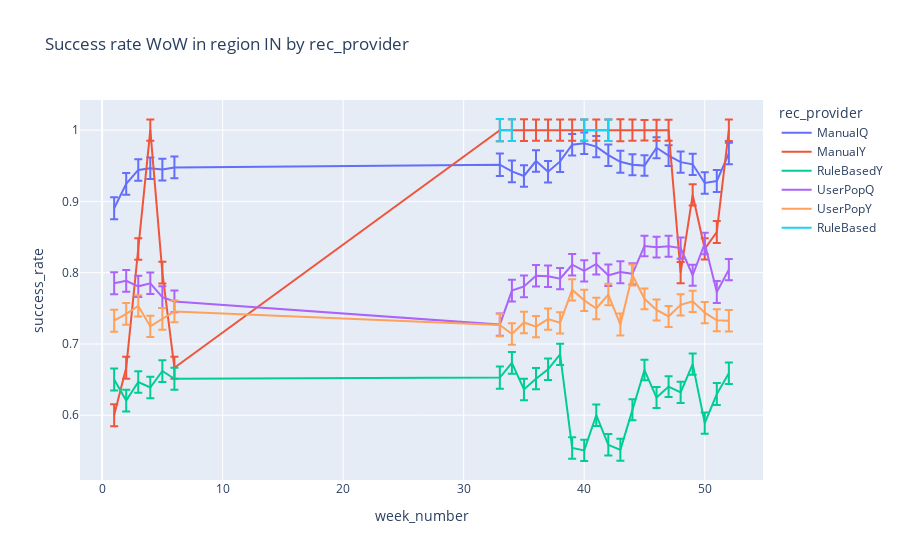

The notebook cell saved with this chart:
### Code cell
plt=px.line(df12.reset_index().query("region=='IN'"), x='week_number', y='success_rate',error_y='CI_range',color='rec_provider', title='WoW Success rate in region IN by rec_provider')
plt.show()

### Figure 1 — Plotly figure (JSON) as saved in the notebook; plotly's stock layout.template omitted (floating-point values rounded to 4 significant figures)
{"data": [{"error_y": {"array": [0.01541, 0.0153, 0.015, 0.015, 0.01524, 0.01536, 0.01566, 0.0152, 0.01516, 0.01496, 0.01501, 0.0149, 0.01497, 0.01494, 0.01498, 0.01506, 0.01544, 0.01482, 0.01441, 0.01468, 0.01469, 0.0149, 0.01487, 0.01498, 0.01539, 0.01508]}, "hovertemplate": "rec_provider=ManualQ<br>week_number=%{x}<br>success_rate=%{y}<extra></extra>", "legendgroup": "ManualQ", "line": {"color": "#636efa", "dash": "solid"}, "marker": {"symbol": "circle"}, "mode": "lines", "name": "ManualQ", "orientation": "v", "showlegend": true, "type": "scatter", "x": [1, 2, 3, 4, 5, 6, 33, 34, 35, 36, 37, 38, 39, 40, 41, 42, 43, 44, 45, 46, 47, 48, 49, 50, 51, 52], "xaxis": "x", "y": [0.8904, 0.9247, 0.9442, 0.9465, 0.9448, 0.9477, 0.9515, 0.9421, 0.9357, 0.9567, 0.9417, 0.9562, 0.9796, 0.9817, 0.9769, 0.9649, 0.9556, 0.9515, 0.9503, 0.9753, 0.9643, 0.9551, 0.9521, 0.9259, 0.9286, 0.9673], "yaxis": "y"}, {"error_y": {"array": [0.01541, 0.0153, 0.015, 0.015, 0.01524, 0.01536, 0.01566, 0.0152, 0.01516, 0.01496, 0.01501, 0.0149, 0.01497, 0.01494, 0.01498, 0.01506, 0.01544, 0.01482, 0.01441, 0.01468, 0.01469, 0.0149, 0.01487, 0.01498, 0.01539, 0.01508]}, "hovertemplate": "rec_provider=ManualY<br>week_number=%{x}<br>success_rate=%{y}<extra></extra>", "legendgroup": "ManualY", "line": {"color": "#EF553B", "dash": "solid"}, "marker": {"symbol": "circle"}, "mode": "lines", "name": "ManualY", "orientation": "v", "showlegend": true, "type": "scatter", "x": [1, 2, 3, 4, 5, 6, 33, 34, 35, 36, 37, 38, 39, 40, 41, 42, 43, 44, 45, 46, 47, 48, 49, 50, 51, 52], "xaxis": "x", "y": [0.6, 0.6667, 0.8333, 1, 0.8, 0.6667, 1, 1, 1, 1, 1, 1, 1, 1, 1, 1, 1, 1, 1, 1, 1, 0.8, 0.9091, 0.8333, 0.8571, 1], "yaxis": "y"}, {"error_y": {"array": [0.01541, 0.0153, 0.015, 0.015, 0.01524, 0.01536, 0.01566, 0.0152, 0.01516, 0.01496, 0.01501, 0.0149, 0.01497, 0.01494, 0.01498, 0.01506, 0.01544, 0.01482, 0.01441, 0.01468, 0.01469, 0.0149, 0.01487, 0.01498, 0.01539, 0.01508]}, "hovertemplate": "rec_provider=RuleBasedY<br>week_number=%{x}<br>success_rate=%{y}<extra></extra>", "legendgroup": "RuleBasedY", "line": {"color": "#00cc96", "dash": "solid"}, "marker": {"symbol": "circle"}, "mode": "lines", "name": "RuleBasedY", "orientation": "v", "showlegend": true, "type": "scatter", "x": [1, 2, 3, 4, 5, 6, 33, 34, 35, 36, 37, 38, 39, 40, 41, 42, 43, 44, 45, 46, 47, 48, 49, 50, 51, 52], "xaxis": "x", "y": [0.6502, 0.6206, 0.6467, 0.6389, 0.662, 0.6512, 0.6528, 0.6734, 0.6362, 0.6513, 0.6645, 0.6856, 0.554, 0.5507, 0.6, 0.5585, 0.5515, 0.6077, 0.6634, 0.6248, 0.6402, 0.6321, 0.6717, 0.589, 0.6297, 0.659], "yaxis": "y"}, {"error_y": {"array": [0.01541, 0.0153, 0.015, 0.015, 0.01524, 0.01536, 0.01566, 0.0152, 0.01516, 0.01496, 0.01501, 0.0149, 0.01497, 0.01494, 0.01498, 0.01506, 0.01544, 0.01482, 0.01441, 0.01468, 0.01469, 0.0149, 0.01487, 0.01498, 0.01539, 0.01508]}, "hovertemplate": "rec_provider=UserPopQ<br>week_number=%{x}<br>success_rate=%{y}<extra></extra>", "legendgroup": "UserPopQ", "line": {"color": "#ab63fa", "dash": "solid"}, "marker": {"symbol": "circle"}, "mode": "lines", "name": "UserPopQ", "orientation": "v", "showlegend": true, "type": "scatter", "x": [1, 2, 3, 4, 5, 6, 33, 34, 35, 36, 37, 38, 39, 40, 41, 42, 43, 44, 45, 46, 47, 48, 49, 50, 51, 52], "xaxis": "x", "y": [0.7853, 0.7887, 0.7809, 0.7851, 0.7657, 0.7597, 0.7272, 0.7748, 0.7808, 0.7957, 0.7951, 0.7916, 0.8112, 0.8026, 0.8124, 0.7964, 0.8008, 0.7984, 0.8375, 0.8358, 0.8371, 0.8346, 0.7964, 0.841, 0.7729, 0.8043], "yaxis": "y"}, {"error_y": {"array": [0.01541, 0.0153, 0.015, 0.015, 0.01524, 0.01536, 0.01566, 0.0152, 0.01516, 0.01496, 0.01501, 0.0149, 0.01497, 0.01494, 0.01498, 0.01506, 0.01544, 0.01482, 0.01441, 0.01468, 0.01469, 0.0149, 0.01487, 0.01498, 0.01539, 0.01508]}, "hovertemplate": "rec_provider=UserPopY<br>week_number=%{x}<br>success_rate=%{y}<extra></extra>", "legendgroup": "UserPopY", "line": {"color": "#FFA15A", "dash": "solid"}, "marker": {"symbol": "circle"}, "mode": "lines", "name": "UserPopY", "orientation": "v", "showlegend": true, "type": "scatter", "x": [1, 2, 3, 4, 5, 6, 33, 34, 35, 36, 37, 38, 39, 40, 41, 42, 43, 44, 45, 46, 47, 48, 49, 50, 51, 52], "xaxis": "x", "y": [0.7326, 0.7423, 0.7534, 0.7246, 0.7353, 0.7457, 0.7266, 0.714, 0.7302, 0.7243, 0.7349, 0.7297, 0.776, 0.7612, 0.7497, 0.7693, 0.7272, 0.7968, 0.7633, 0.7477, 0.7386, 0.7549, 0.7599, 0.744, 0.7332, 0.7327], "yaxis": "y"}, {"error_y": {"array": [0.01566, 0.0152, 0.01501, 0.01494, 0.01506]}, "hovertemplate": "rec_provider=RuleBased<br>week_number=%{x}<br>success_rate=%{y}<extra></extra>", "legendgroup": "RuleBased", "line": {"color": "#19d3f3", "dash": "solid"}, "marker": {"symbol": "circle"}, "mode": "lines", "name": "RuleBased", "orientation": "v", "showlegend": true, "type": "scatter", "x": [33, 34, 37, 40, 42], "xaxis": "x", "y": [1, 1, null, 1, 1], "yaxis": "y"}], "layout": {"autosize": true, "legend": {"title": {"text": "rec_provider"}, "tracegroupgap": 0}, "title": {"text": "Success rate WoW in region IN by rec_provider"}, "xaxis": {"anchor": "y", "autorange": true, "domain": [0, 1], "range": [-1.833, 54.83], "title": {"text": "week_number"}, "type": "linear"}, "yaxis": {"anchor": "x", "autorange": true, "domain": [0, 1], "range": [0.5091, 1.042], "title": {"text": "success_rate"}, "type": "linear"}}}
